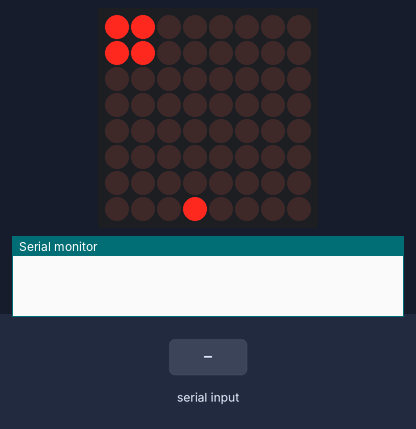
Recording of a sketch running on a simulated Arduino Uno, built with avr-gcc and run on an emulated ATmega328P. Shown: 8×8 LED matrix, the last lines printed to the serial monitor. The test bench sets the inputs (shaded band). Random numbers use the default seed unless the sketch sets one.

Above: at 0.07 s.
1.3 s: "5\n" received over Serial
At 4.1 s:
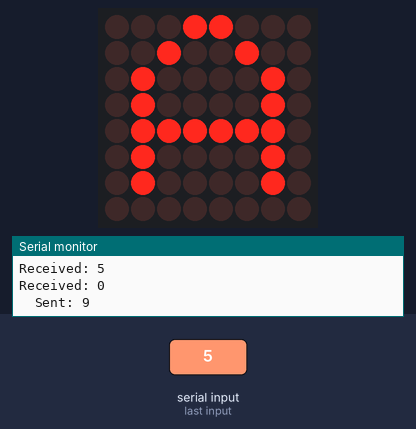
4.3 s: "1\n" received over Serial
At 6.45 s:
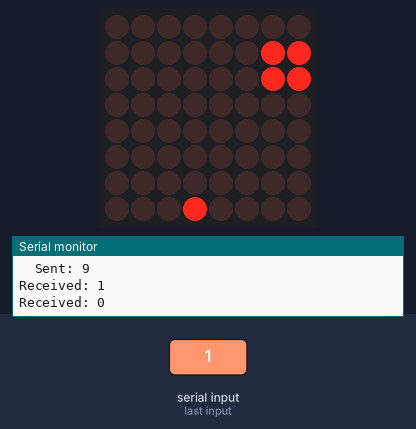
7.3 s: "90,45\n" received over Serial
8.8 s: "30,150\n" received over Serial
13.6 s: "5\n" received over Serial
At 16.53 s:
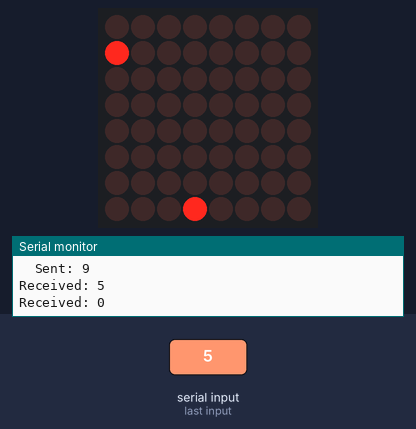
16.6 s: "2\n" received over Serial
At 17.4 s:
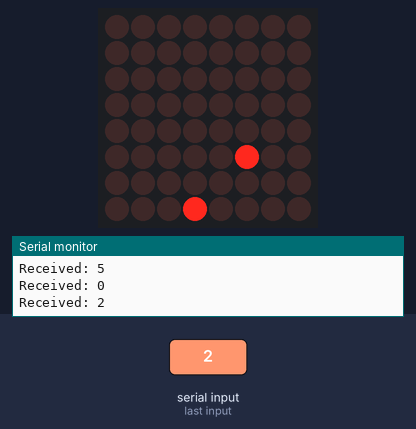

The sketch:

runner.ino
```cpp
#include "LedControl.h"

LedControl lc = LedControl(7, 6, 5, 1);

unsigned long delaytime = 300;
int currpos[] = {7, 3};

void setup() {
  lc.shutdown(0, false);
  lc.setIntensity(0, 3);
  lc.clearDisplay(0);
  Serial.begin(9600);
  initializePlayer();
}

void loop() {
  for (int i = 0; i < 10; i++) {
    unsigned long tlInd = random(0, 7);
    cubeFall(tlInd);
    checkSerial();
  }

  for (int i = 0; i < 10; i++) {
    unsigned long dotInd = random(0, 8);
    scatter(dotInd);
    checkSerial();
  }
}

void checkSerial() {
  if (Serial.available() > 0) {
    int serialVal = Serial.parseInt();
    Serial.print("Received: ");
    Serial.println(serialVal);

    switch(serialVal) {
      case 1:
        delaytime = 250;
        break;

      case 2:
        delaytime = 200;
        break;

      case 3:
        delaytime = 150;
        break;

      case 4:
        delaytime = 100;
        break;

      case 5:
        delaytime = 50;
        break;

      case 7:
        moveLeft();
        break;

      case 8:
        moveRight();
        break;
    }
  }
}

void initializePlayer() {
  lc.setLed(0, currpos[0], currpos[1], false);
  currpos[0] = 7;
  currpos[1] = 3;
  lc.setLed(0, currpos[0], currpos[1], true);
}

void moveLeft() {
  lc.setLed(0, currpos[0], currpos[1], false);
  currpos[1] -= 1;
  lc.setLed(0, currpos[0], currpos[1], true);
}

void moveRight() {
  lc.setLed(0, currpos[0], currpos[1], false);
  currpos[1] += 1;
  lc.setLed(0, currpos[0], currpos[1], true);
}

void death() {

  byte d[8] = { B00111000, B00100100, B00100010, B00100010, B00100010, B00100010, B00111100, B00111000 };
  byte e[8] = { B00111100, B00100000, B00100000, B00111100, B00100000, B00100000, B00111100, B00111000 };
  byte a[8] = { B00011000, B00100100, B01000010, B01000010, B01111110, B01000010, B01000010, B01000010 };

  // Send USART death signal to ATMEGA1284
  Serial.write(9);
  Serial.print("Sent: ");
  Serial.println("9");

  for (int i = 0; i < 7; i++) {
    lc.setRow(0, i, d[i]);
  }
  delay(500);

  for (int i = 0; i < 7; i++) {
    lc.setRow(0, i, e[i]);
  }
  delay(500);

  for (int i = 0; i < 7; i++) {
    lc.setRow(0, i, a[i]);
  }
  delay(500);

  for (int i = 0; i < 7; i++) {
    lc.setRow(0, i, d[i]);
  }
  delay(1000);
  lc.clearDisplay(0);
  initializePlayer();

  // Restart game
    // Reset speed
    // Reset timer
    // Reset ATmega
}

void cubeFall(unsigned long tlInd) {
  lc.setLed(0, 0, tlInd, true);
  lc.setLed(0, 0, tlInd + 1, true);
  lc.setLed(0, 1, tlInd, true);
  lc.setLed(0, 1, tlInd + 1, true);

  for (int row = 0; row < 8; row++) {
    lc.setLed(0, row, tlInd, false);
    lc.setLed(0, row, tlInd + 1, false);
    lc.setLed(0, row - 1, tlInd, false);
    lc.setLed(0, row - 1, tlInd + 1, false);

    lc.setLed(0, row, tlInd, true);
    lc.setLed(0, row, tlInd + 1, true);
    lc.setLed(0, row + 1, tlInd, true);
    lc.setLed(0, row + 1, tlInd + 1, true);
    checkSerial();
    delay(delaytime / 2);
  }
  lc.setLed(0, 7, tlInd, false);
  lc.setLed(0, 7, tlInd + 1, false);

  // If cube touches player
  if (tlInd == currpos[1] || tlInd + 1 == currpos[1]) {
    lc.clearDisplay(0);
    death();
  }
}

void scatter(unsigned long dotInd) {
  for (int row = 0; row < 8; row++) {
    lc.setLed(0, row - 1, dotInd, false);
    lc.setLed(0, row, dotInd, true);
    checkSerial();
    delay(delaytime / 4);
  }
  lc.setLed(0, 7, dotInd, false);

  // If dot touches player
  if (dotInd == currpos[1]) {
    lc.clearDisplay(0);
    death();
  }
}
```

Measured:
- what the display in image 1 shows lasts 0.5 s, from 3.8 s to 4.3 s
- what the display in image 4 shows lasts 1.0 s, from 16.7 s to 17.7 s
